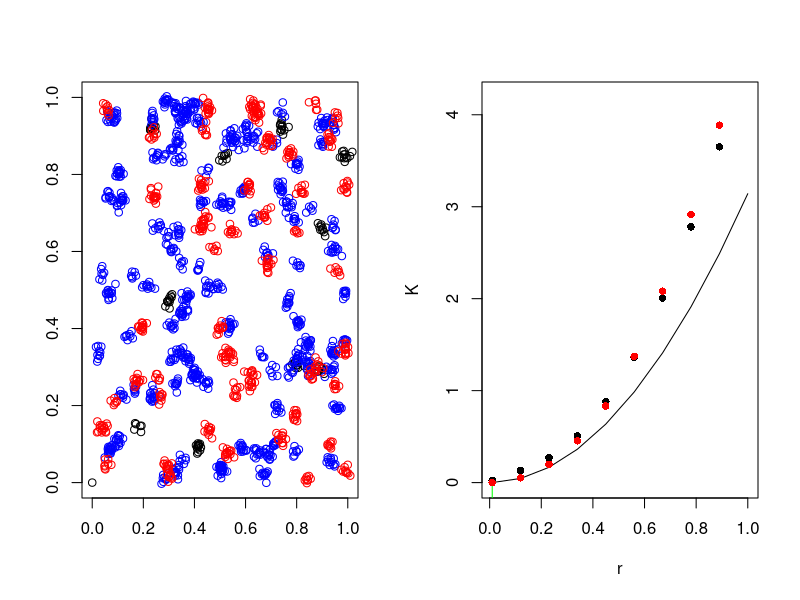

Write the R code that produced this figure. (Note: this script raises an error after producing the figure.)
rm(list=ls())
graphics.off()

set.seed(22)

library(pracma)

thomas_cdf=function(r,sigma,d){
	if(d==2){
		a=(1-exp(r^2/(4*sigma)^2))
	}else if(d==3){
        	a=2/(sigma*sqrt(pi))*(erf(r/(2*sigma))-r/(sigma*sqrt(pi))*exp(-(r^2/(4*sigma^2))))
	}
	return(a)
}

poisson_cdf=function(r,d){
	if(d==2){
		a=pi*r^2
	}else if(d==3){
        	a=4/3*pi*r^3
	}
        return(a)
}

asigma=0.01
D=2

particle_matrix=matrix(NA,,4)
colnames(particle_matrix)=c("species","x","y","z")

intensity_parent=c(10,100,50)
sp=length(intensity_parent)
intensity_children=c(10,10,10)
actual_intensity_children=rep(0,sp)

dist_mat=c()
dist_mat_inter=c()

for(s in 1:sp){
	for(p in 1:intensity_parent[s]){
		x_p=runif(1,0,1)
		y_p=runif(1,0,1)
		z_p=runif(1,0,1)
		nb_child=rpois(1,intensity_children[s])
		actual_intensity_children[s]=actual_intensity_children[s]+nb_child
		vec_p=c(s,x_p,y_p,z_p)
		particle_matrix=rbind(particle_matrix,vec_p)
		for (c in 1:nb_child){
			x_c=rnorm(1,x_p,asigma)
			y_c=rnorm(1,y_p,asigma)
			z_c=rnorm(1,z_p,asigma)
			vec_c=c(s,x_c,y_c,z_c)
			particle_matrix=rbind(particle_matrix,vec_c)
		}
	}
}
particle_matrix=particle_matrix[2:nrow(particle_matrix),]

seq_r=seq(0.01,1,length.out=10)
K_matrix=array(0,dim=list(length(seq_r),sp,sp))

par(mfrow=c(1,2))
colo=c("black","blue","red")
plot(0,0,xlim=c(0,1),ylim=c(0,1),xlab="",ylab="")
for(s1 in 1:sp){
	s2=s1
	while(s2<=sp){
		tt_1=subset(particle_matrix,particle_matrix[,"species"]==s1)
		tt_2=subset(particle_matrix,particle_matrix[,"species"]==s2)
		if(s2==s1){
			points(tt_1[,"x"],tt_1[,"y"],col=colo[s1])
		}
		for(i in 1:nrow(tt_1)){
			for(j in 1:nrow(tt_2)){
				if(j!=i){
					dist=(tt_1[i,"x"]-tt_2[j,"x"])^2+(tt_1[i,"y"]-tt_2[j,"y"])^2
					if(D==3){
						dist=dist+(tt_1[i,"z"]-tt_2[j,"z"])^2
					}
					r=1
					while (r<length(seq_r) & dist>seq_r[r]^2){
						r=r+1
					}
					K_matrix[r:length(seq_r),s1,s2]=K_matrix[r:length(seq_r),s1,s2]+1
					#K_matrix[r,s1,s2]=K_matrix[r,s1,s2]+1
				}			
			}	
		}
	s2=s2+1
	}
}

plot(0,0,xlim=range(seq_r),ylim=c(0,4/3*pi),xlab="r",ylab="K",t="n")
lines(seq_r,poisson_cdf(seq_r,D))
#lines(seq_r,intensity_parent[1]*intensity_children[1]*(poisson_cdf(seq_r)+thomas_cdf(seq_r,asigma)/intensity_parent[1]),col="green")
lines(seq_r,(poisson_cdf(seq_r,D)+thomas_cdf(seq_r,asigma,D)/intensity_parent[1]),col="green")
points(seq_r,cumsum(K_matrix[,1,1])/((intensity_parent[1]*intensity_children[1])^2),col="black",pch=16)
points(seq_r,cumsum(K_matrix[,1,2])/((intensity_parent[1]*intensity_children[1])*intensity_parent[2]*intensity_children[2]),col="red",pch=16)
stop()

plot(0,0,xlim=range(seq_r),ylim=c(0,4/3*pi),xlab="r",ylab="K",t="n")
lines(seq_r,4/3*pi*seq_r^3)
points(seq_r,cumsum(K_matrix[,2,2])/((intensity_parent[2]*intensity_children[2])^2),col="black",pch=16)
points(seq_r,cumsum(K_matrix[,2,3])/((intensity_parent[3]*intensity_children[3])*intensity_parent[2]*intensity_children[2]),col="red",pch=16)

plot(0,0,xlim=range(seq_r),ylim=c(0,4/3*pi),xlab="r",ylab="K",t="n")
lines(seq_r,4/3*pi*seq_r^3)
points(seq_r,cumsum(K_matrix[,3,3])/((intensity_parent[3]*intensity_children[3])^2),col="black",pch=16)
points(seq_r,cumsum(K_matrix[,1,3])/((intensity_parent[1]*intensity_children[1])*intensity_parent[3]*intensity_children[3]),col="red",pch=16)
